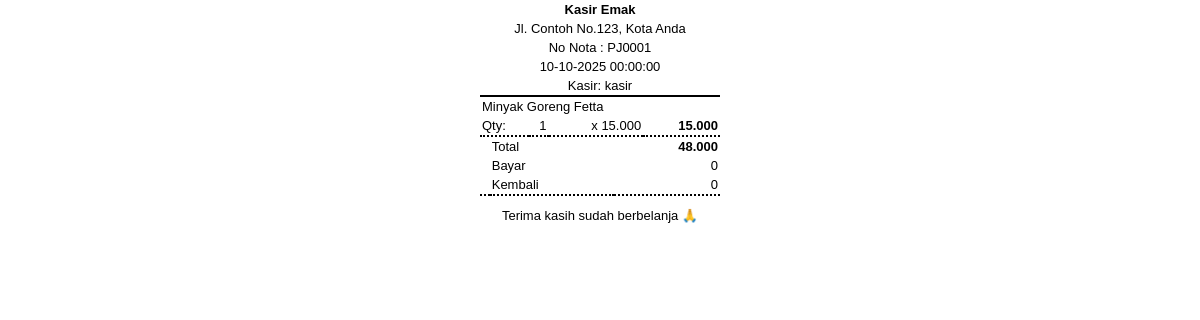
Page /report/r-struk.php?nota=PJ0001 (signed in) on the committed database.
### tables this page shows
CREATE TABLE `tbl_jual_head` (
  `no_jual` varchar(20) NOT NULL,
  `tgl_jual` date NOT NULL,
  `customer` varchar(255) NOT NULL,
  `total` int(11) NOT NULL,
  `keterangan` varchar(255) NOT NULL,
  `jml_bayar` int(11) NOT NULL,
  `kembalian` int(11) NOT NULL
);

CREATE TABLE `tbl_user` (
  `userid` int(11) NOT NULL,
  `username` varchar(50) NOT NULL,
  `fullname` varchar(100) NOT NULL,
  `password` varchar(255) NOT NULL,
  `address` varchar(255) DEFAULT NULL,
  `level` enum('1','2','3') NOT NULL COMMENT '1=administrator, 2=supervisor, 3=operator',
  `foto` varchar(255) DEFAULT 'default.webp'
);

CREATE TABLE `tbl_jual_detail` (
  `id` int(11) NOT NULL,
  `no_jual` varchar(20) NOT NULL,
  `tgl_jual` date NOT NULL,
  `barcode` varchar(100) NOT NULL,
  `nama_brg` varchar(100) NOT NULL,
  `qty` int(11) NOT NULL,
  `harga_jual` int(11) NOT NULL,
  `jml_harga` int(11) NOT NULL
);

### config/functions.php (called while the page is built, shortened)
<?php
function getData($sql)
{
    global $koneksi;
    $result = mysqli_query($koneksi, $sql);
    $rows   = [];
    if ($result) {
        while ($row = mysqli_fetch_assoc($result)) {
            $rows[] = $row;
        }
    }
    return $rows;
}
function userLogin()
{
    global $koneksi;
    $userActive = mysqli_real_escape_string($koneksi, $_SESSION["ssUserPOS"]);
    $dataUser   = getData("SELECT * FROM tbl_user WHERE username = '$userActive'")[0];
    return $dataUser;
}
?>

### report/r-struk.php (the view, shortened to what this page needs)
<?php
require "../config/config.php";
require "../config/functions.php";
$nota = isset($_GET['nota']) ? $_GET['nota'] : '';
$dataJual = [];
$itemJual = [];
if ($nota != '') {
  $dataJualList = getData("SELECT * FROM tbl_jual_head WHERE no_jual = '$nota'");
  $itemJual = getData("SELECT * FROM tbl_jual_detail WHERE no_jual = '$nota'");
  if (!empty($dataJualList)) {
    $dataJual = $dataJualList[0];
  }
}
$uniqueItems = [];
foreach ($itemJual as $item) {
  $key = $item['nama_brg'] . '-' . $item['harga_jual'];
  if (!isset($uniqueItems[$key])) {
    $uniqueItems[$key] = $item;
  } else {
    $uniqueItems[$key]['qty'] += $item['qty'];
    $uniqueItems[$key]['jml_harga'] += $item['jml_harga'];
  }
}
?>
<!DOCTYPE html>
<html lang="id">
<head>
</head>
<body>
  <table style="border-bottom: solid 2px;">
    <tr>
      <td class="center"><b>Kasir Emak</b></td>
    </tr>
    <tr>
      <td class="center">Jl. Contoh No.123, Kota Anda</td>
    </tr>
    <tr>
      <td class="center"><?= 'No Nota : ' . htmlspecialchars($nota) ?></td>
    </tr>
    <tr>
      <td class="center">
        <?= isset($dataJual['tgl_jual']) ? date('d-m-Y H:i:s', strtotime($dataJual['tgl_jual'])) : '-' ?>
      </td>
    </tr>
    <tr>
      <td class="center">Kasir: <?= htmlspecialchars(userLogin()['username'] ?? '-') ?></td>
    </tr>
  </table>
  <table style="border-bottom: dotted 2px;">
    <?php if (!empty($uniqueItems)) { ?>
      <?php foreach ($uniqueItems as $item) { ?>
        <tr>
          <td colspan="6"><?= htmlspecialchars($item['nama_brg']) ?></td>
        </tr>
        <tr>
          <td colspan="2">Qty:</td>
          <td class="right"><?= $item['qty'] ?></td>
          <td class="right">x <?= number_format($item['harga_jual'], 0, ',', '.') ?></td>
          <td class="right bold" colspan="2"><?= number_format($item['jml_harga'], 0, ',', '.') ?></td>
        </tr>
      <?php } ?>
    <?php } else { ?>
      <tr><td colspan="6" class="center">Tidak ada data transaksi</td></tr>
    <?php } ?>
  </table>
  <table style="border-bottom: dotted 2px;">
    <tr>
      <td colspan="3"></td>
      <td>Total</td>
      <td class="right bold"><?= number_format($dataJual['total'] ?? 0, 0, ',', '.') ?></td>
    </tr>
    <tr>
      <td colspan="3"></td>
      <td>Bayar</td>
      <td class="right"><?= number_format($dataJual['jml_bayar'] ?? 0, 0, ',', '.') ?></td>
    </tr>
    <tr>
      <td colspan="3"></td>
      <td>Kembali</td>
      <td class="right"><?= number_format($dataJual['kembalian'] ?? 0, 0, ',', '.') ?></td>
    </tr>
  </table>
  <table class="center" style="margin-top: 10px;">
    <tr>
      <td>Terima kasih sudah berbelanja 🙏</td>
    </tr>
  </table>
</body>
</html>

### report/r-struk.php (style rules this page uses)
body { font-family: Arial, sans-serif; font-size: 13px; margin: 0; padding: 0; }
table { width: 240px; border-collapse: collapse; margin: 0 auto; }
td { padding: 2px; }
.center { text-align: center; }
.right { text-align: right; }
.bold { font-weight: bold; }

### rows in the picture
tbl_jual_head: tgl_jual "10-10-2025 00:00:00", total "48.000", jml_bayar "0", kembalian "0"
tbl_user: username "kasir"
tbl_jual_detail: nama_brg "Minyak Goreng Fetta", qty "1", harga_jual "15.000", jml_harga "15.000"

### other values in the picture
$nota "PJ0001"
